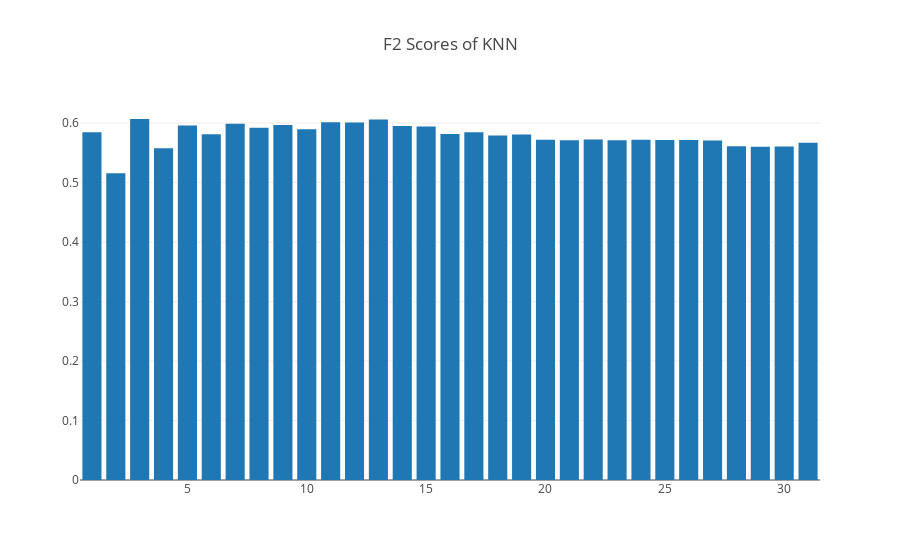

The notebook cell this image was saved under:
### Markdown cell above
## Nearest Neighbors Classifier

The simplest supervised learning method is a nearest neighbors classifier.

### Code cell
#import importlib
#importlib.reload(planet.util)
#importlib.reload(planet.predict)

#num_test = int(num_all / 4)
#num_train = num_all - num_test
num_test = 100
num_train = 300
num_images = num_train + num_test
image_names = list(all_tags.keys())[0:num_images]

image_size = (32, 32)
image_dir = os.path.join(data_dir, 'train-jpg')
all_images = planet.util.read_images(image_dir, image_names, out_size=image_size)
print('Loaded all images.')
num_samples = all_images[0, :, :, :].size
print(all_images.shape)

train_labels = all_labels[0:num_train, :]
train_images = all_images[0:num_train, :, :, :]
train_images_flat = train_images.reshape((num_train, num_samples))

test_labels = all_labels[num_train:num_images, :]
test_images = all_images[num_train:num_images, :, :, :]
test_images_flat = test_images.reshape((num_test, num_samples))

nbors = range(1, 32)
num_nbors = len(nbors)
nnbor_f2_scores = []
with tqdm.tqdm(nbors) as pbar:
    for k in nbors:
        nnbor_classifier = planet.predict.NearestNeighbors(train_labels, train_images_flat, num_neighbors=k)
        nnbor_pred_labels = nnbor_classifier.predict(test_images_flat)
        nnbor_f2_scores.append(planet.predict.f2_score(nnbor_pred_labels, test_labels, 'micro'))
        pbar.update()
        
knn_scores_fig = planet.util.make_bar_plot(nbors, nnbor_f2_scores, 'F2 Scores of KNN')
plotly.offline.iplot(knn_scores_fig, filename=os.path.join(data_dir, 'knn_f2_scores.html'))

### Figure 1 — Plotly figure (JSON) as saved in the notebook; plotly's stock layout.template omitted (floating-point values rounded to 4 significant figures)
{"data": [{"type": "bar", "x": [1, 2, 3, 4, 5, 6, 7, 8, 9, 10, 11, 12, 13, 14, 15, 16, 17, 18, 19, 20, 21, 22, 23, 24, 25, 26, 27, 28, 29, 30, 31], "y": [0.5844, 0.5158, 0.6069, 0.5577, 0.596, 0.5811, 0.5988, 0.592, 0.5968, 0.5896, 0.6015, 0.6009, 0.6062, 0.5951, 0.5942, 0.5817, 0.5847, 0.5793, 0.5809, 0.5721, 0.5712, 0.5725, 0.5712, 0.5721, 0.5716, 0.5716, 0.5708, 0.5611, 0.5602, 0.5606, 0.567]}], "layout": {"title": "F2 Scores of KNN"}}
